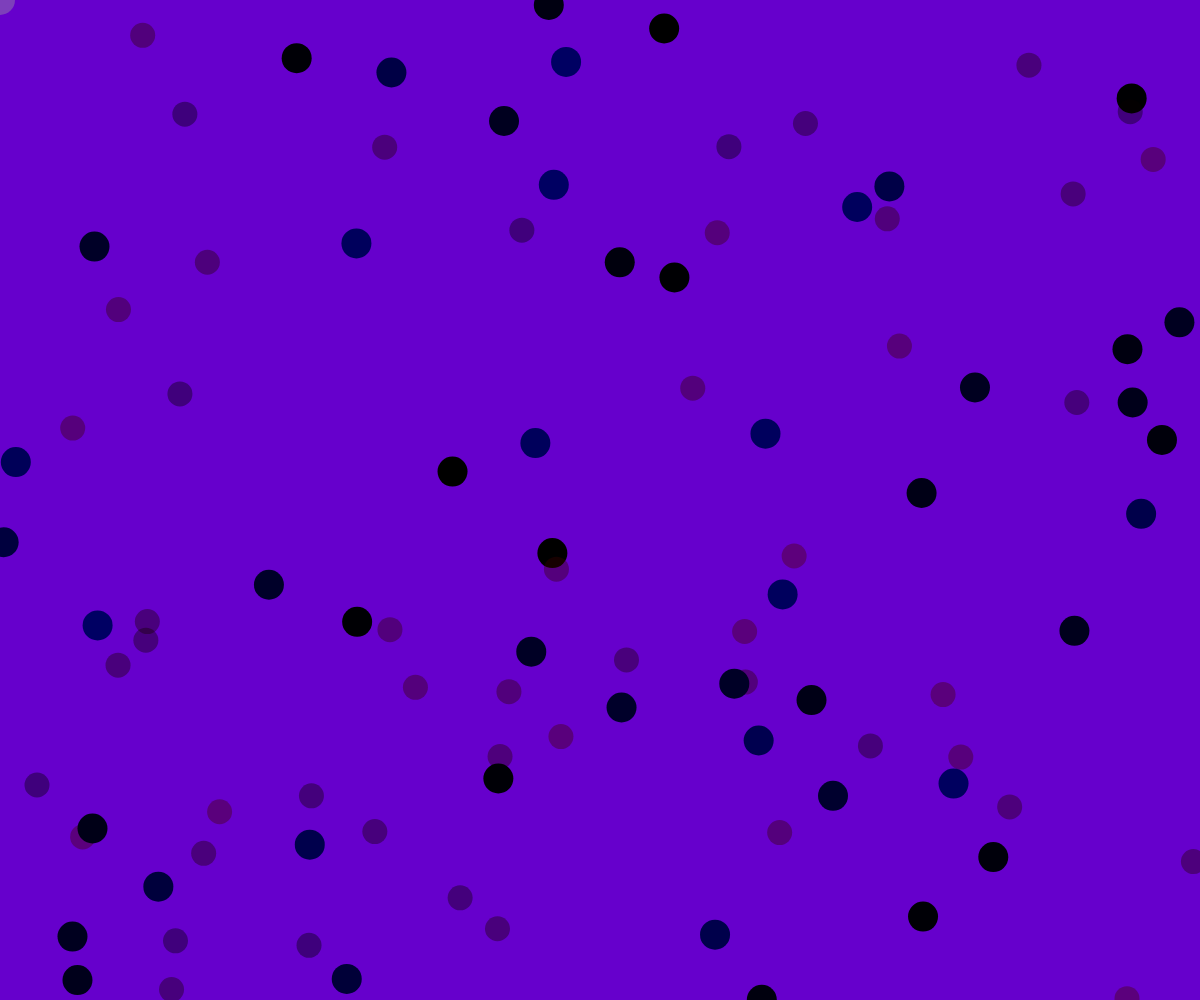
Frame 1 (no input)
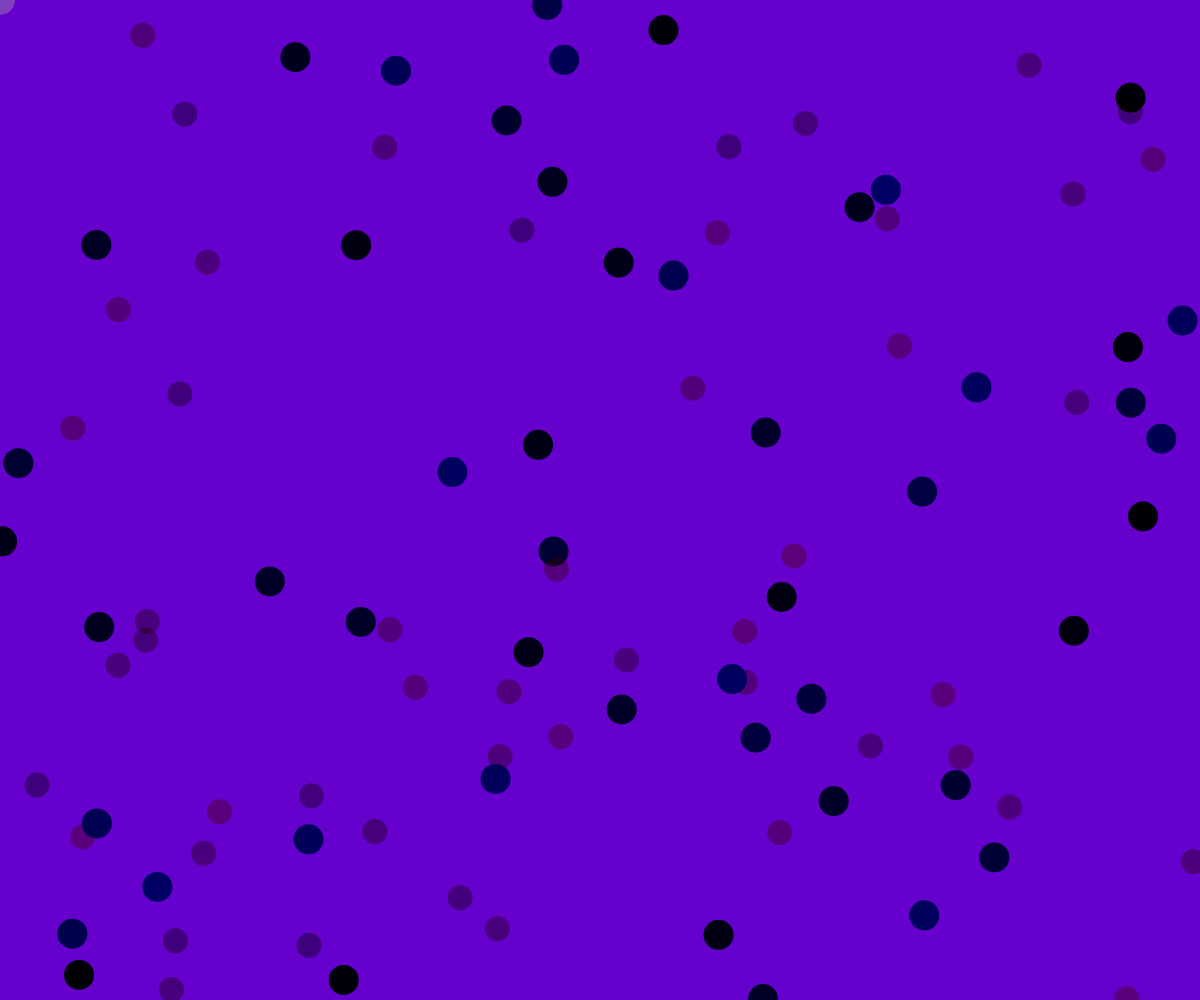
Frame 60 (no input)
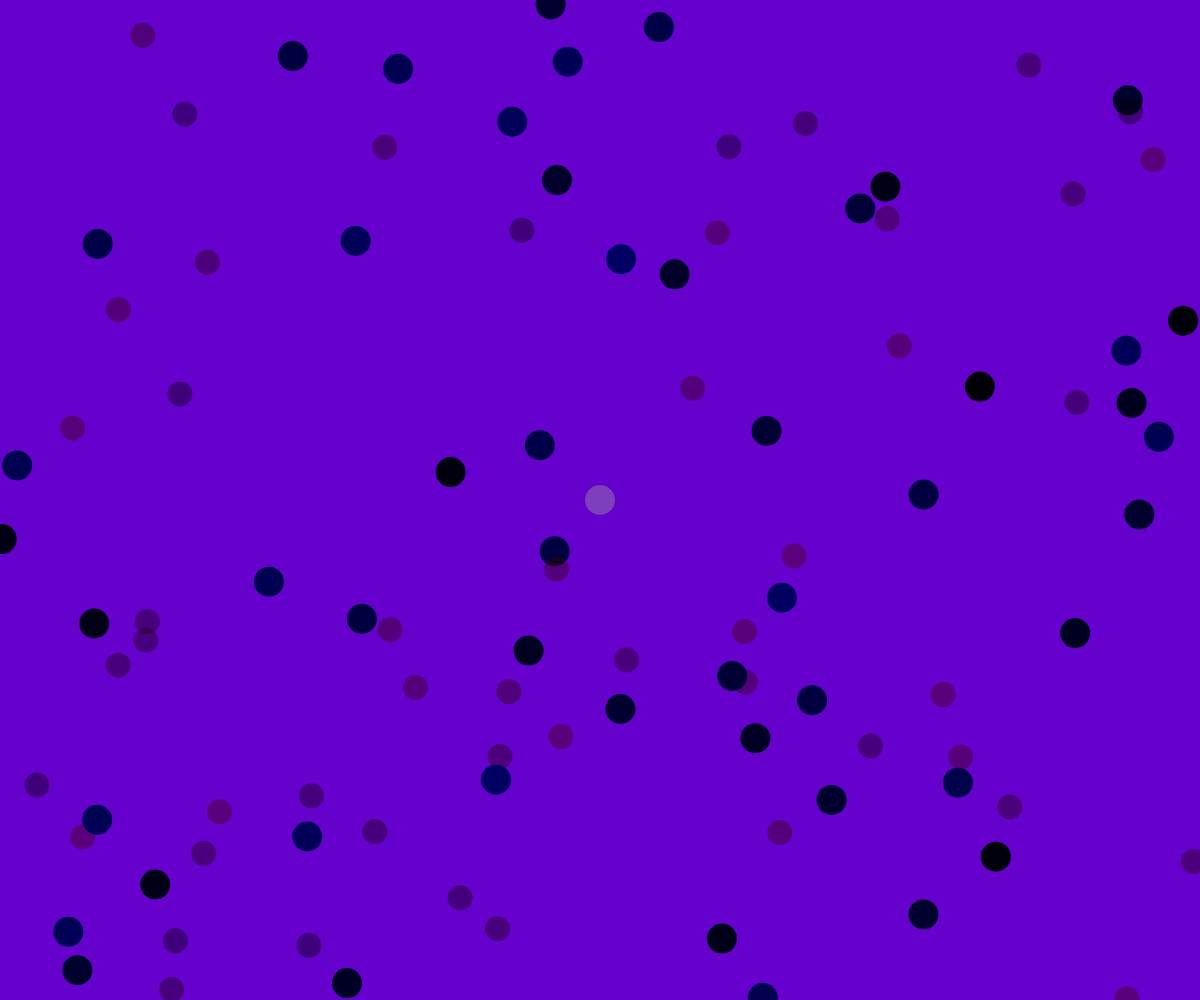
Frame 120 (the mouse pressed at the canvas centre since frame 60)

The p5.js sketch that drew these frames (run headless with seeded random() and noise() and a simulated clock; from frame 60 on, the mouse is pressed at the canvas centre):

// p5.js sketch
// ── sketch.js
var x = 0;          //global variables that will be used to control coordinates of main circle
var y = 0;


var ellipses = [];   //array of circles
var smallcirc = [];

function setup() {
  createCanvas(windowWidth, windowHeight);

  for (var i = 0; i < 50; i++) {                                      //initialize array of circles by storing circleGroup
    ellipses.push(new CircleGroup(random(width), random(height)));    //object (defined below)
    smallcirc.push(new SmallCircleGroup(random(width), random(height)));
  }
  
  grayCircle = new Circle(mouseX, mouseY);
  grayCircle.create();

  noCursor();                                                        //hides mouse
}

function draw() {
  background(102, 0, 204); //purple
  
  grayCircle = new Circle(mouseX, mouseY);

  noStroke();
  fill(160, 160, 160, 100); //gray  
  grayCircle.create();


  for (var i = 0; i < ellipses.length; i++) {  //retreives all circleGroup objects from the array to call different functions on them
    fill(0, 0, random(100)); //change to different shades of blue

    ellipses[i].create();  
    ellipses[i].repel(grayCircle.x, grayCircle.y);

   // println(ellipses[i].x);
   // println(ellipses[i].y);
   
    ellipses[i].move();
    
    smallcirc[i].create();
    smallcirc[i].repel(grayCircle.x, grayCircle.y);
    smallcirc[i].shrink();
    

  }


}





// ── circle.js
function Circle(locX, locY) { //Circle class
  this.x = locX;
  this.y = locY;
  var diameter = 30;
  
  this.create = function() {
    //fill(160, 160, 160, 100); //gray                          
    ellipse(this.x, this.y, diameter, diameter);
  }
}
// ── circleGroup.js
function CircleGroup(locX, locY) {      //subclass CircleGroup

  Circle.call(this, locX, locY); //inherits from Circle class
  var speed = 1;    //reduced speed to 1 to make the sketch bearable to look at

  
  this.move = function() {            //adds motion to circles to make them look more "alive"
    this.x += random(-0.5, 0.5);
    this.y += random(-0.5, 0.5);
  }


  this.repel = function(locX1, locY1) {     //when the main circle moves towards the other circles, the
    var x1 = locX1;                         //circles move away
    var y1 = locY1;

    var dis = int(dist(x1, y1, this.x, this.y));  //calculates the distance between the main circle and the current
    //println(dis);                               //circleGroup object



    if (dis > 0 && dis <= 50) {              //when the distance calculated above is only between 0 and 50,
      if (x1 < this.x && y1 < this.y) {       //move the current circleGroup object in the opposite direction
        this.x += speed;                      //at a speed of 1
        this.y += speed;
      } else if (x1 > this.x && y1 < this.y) {
        this.x += -speed;
        this.y += speed;
      } else if (x1 < this.x && y1 > this.y) {
        this.x += speed;
        this.y += -speed;
      } else if (x1 > this.x && y1 > this.y) {
        this.x += -speed;
        this.y += -speed;
      } else if (y1 > this.y && x1 == this.x) {
        this.y = -speed;
      } else if (y1 < this.y && x1 == this.x) {
        this.y = speed;
      } else if (x1 > this.x && y1 == this.y) {
        this.x = -speed;
      } else if (x1 < this.x && y1 == this.y) {
        this.x = speed;
      }
      
      push();
      noFill();
      stroke(255, 128, 0);
      translate(x1, y1);
      scale(1 +sin(frameCount*0.1)*0.15);     //using sin function in scale creates oscillating effect
      ellipse(0, 0, dis, dis);                //circle surrounding main gray circle (only appears when the distance
      pop();                                  //is between 0 and 50

    }

    else if (dis > 50 && dis < 60) {            //otherwise, if the distance is between 50 and 60,
      if (x1 < this.x && y1 < this.y) {         //move the current circleGroup object back towards the
        this.x += -speed;                       //initial position at a speed of 1
        this.y += -speed;
      } else if (x1 > this.x && y1 < this.y) {
        this.x += speed;
        this.y += -speed;
      } else if (x1 < this.x && y1 > this.y) {
        this.x += -speed;
        this.y += speed;
      } else if (x1 > this.x && y1 > this.y) {
        this.x += speed;
        this.y += speed;
      } else if (y1 > this.y && x1 == this.x) {
        this.y = speed;
      } else if (y1 < this.y && x1 == this.x) {
        this.y = -speed;
      } else if (x1 > this.x && y1 == this.y) {
        this.x = speed;
      } else if (x1 < this.x && y1 == this.y) {
        this.x = -speed;
      }

    }
  }


}
// ── smallCircleGroup.js
function SmallCircleGroup(locX, locY) {

  CircleGroup.call(this, locX, locY);
  var d = 25;
  var c = color(random(80), 0, 0, 100);

  this.create = function() {
    //  fill(random(80), 0, 0);
    fill(c);
    ellipse(this.x, this.y, d, d);
  }

  this.shrink = function() {

    if (keyIsPressed) {

      if (key == 'q') {
        d -= 2;

        if (d < 0) {
          d = 0;
        }
      c = color(random(80), 0, 0, 100);

      }

      if (key == 'w') {
          d += 2;
          if (d > 25){
            d = 25;
            c = color(0, 0, random(100));
          }
      }
    
    }

  }


}
